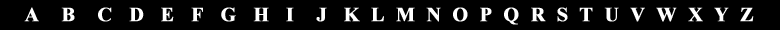
%> input picture DATABASE/Template.png, 780 x 30 px, given in place of D.png, which was not available
$ octave 1411_code.m   (GNU Octave 9; MATLAB toolbox functions it lacks are replaced by stand-ins)
%> lines starting %> are read from the running program, lines starting %| are printed output that depends on the picture; in (x1, y1, x2, y2) boxes, pixels count from 0 and x2, y2 are one past the last pixel; in counts of white or black regions, pixels touching at a corner belong together; the program's own positions count from 1; pictures that were not available may be replaced by others from this repository, and a replacement may not be noted
clc
clear all
close all
T = imread('C:\all class video and slide from classroom\study documents\8th semester\prl\34\PR lab\Alphabets\D.png');
%> T is the input picture: size 30x780x3 uint8; min 0, max 255, mean 25.1
figure(),imshow(T);
I = imread('C:\all class video and slide from classroom\study documents\8th semester\prl\34\PR lab\DATABASE\Template.png');
figure(),imshow(I);
Tg = rgb2gray(T);
figure(),imshow(Tg);
Ig = rgb2gray(I);
figure(),imshow(Ig);

Level_T=graythresh(Tg);
%> Level_T = 0.431
Level_I=graythresh(Ig);
%> Level_I = 0.431
bw_T=im2bw(Tg,Level_T);
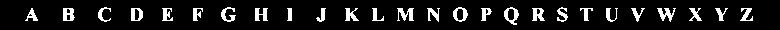
%> bw_T: size 30x780 logical; 10.1% white; 26 white regions, largest, box (x1, y1, x2, y2) and area: (397, 8, 414, 21) 129, (504, 7, 519, 25) 125, (657, 8, 676, 22) 125
figure(),imshow(bw_T);
bw_I=im2bw(Ig,Level_I);
figure(),imshow(bw_I);

[Tr Tc ]=size(bw_T);
%> Tr = 30; Tc = 780
[Ir Ic ]=size(bw_I);
%> Ir = 30; Ic = 780
R = normxcorr2(bw_T,bw_I)
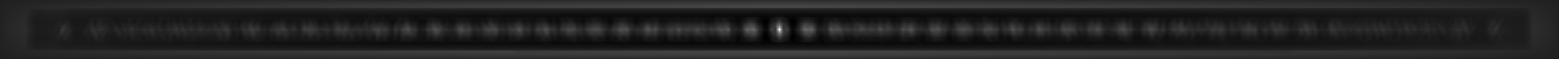
%> R: size 59x1559 double; min -0.139, max 1, mean 0.019; drawn with min black and max white
R=imcrop(R,[Tc Tr Ic Ir]);
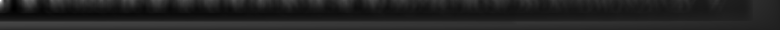
%> R: size 30x780 double; min -0.139, max 1, mean 0.0195; drawn with min black and max white
[r c v]= find(R==(max(max(R))))
%> r = 1; c = 1; v = true
RGB=insertShape(I,'rectangle',[c r Tc Tr], 'LineWidth', 2);
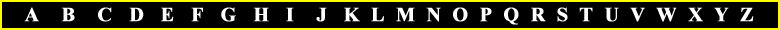
%> RGB: size 30x780x3 uint8; 13.78% of pixels changed, all inside (x1, y1, x2, y2) = (0, 0, 780, 30)
imshow(RGB);
